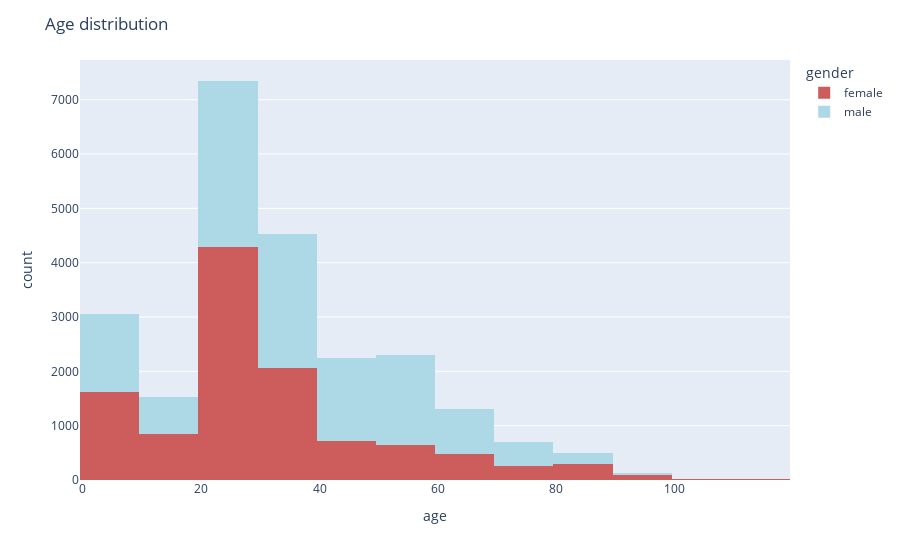

Write notebook code for a chart like this one.
### Markdown cell above
## Plots

### Code cell
fig = px.histogram(df, x="age", nbins=20, color='gender',color_discrete_sequence=['indianred','lightblue'])
fig.update_layout(title_text='Age distribution')
fig.show()

### Figure 1 — Plotly figure (JSON) as saved in the notebook; plotly's stock layout.template omitted (floating-point values rounded to 4 significant figures; data arrays with more than 128 entries replaced by an {"elided": "..."} marker saying what was removed)
{"data": [{"alignmentgroup": "True", "bingroup": "x", "hovertemplate": "gender=female<br>age=%{x}<br>count=%{y}<extra></extra>", "legendgroup": "female", "marker": {"color": "indianred", "pattern": {"shape": ""}}, "name": "female", "nbinsx": 20, "offsetgroup": "female", "orientation": "v", "showlegend": true, "type": "histogram", "x": {"elided": "11314 int values"}, "xaxis": "x", "yaxis": "y"}, {"alignmentgroup": "True", "bingroup": "x", "hovertemplate": "gender=male<br>age=%{x}<br>count=%{y}<extra></extra>", "legendgroup": "male", "marker": {"color": "lightblue", "pattern": {"shape": ""}}, "name": "male", "nbinsx": 20, "offsetgroup": "male", "orientation": "v", "showlegend": true, "type": "histogram", "x": {"elided": "12391 int values"}, "xaxis": "x", "yaxis": "y"}], "layout": {"barmode": "relative", "legend": {"title": {"text": "gender"}, "tracegroupgap": 0}, "margin": {"t": 60}, "title": {"text": "Age distribution"}, "xaxis": {"anchor": "y", "domain": [0, 1], "title": {"text": "age"}}, "yaxis": {"anchor": "x", "domain": [0, 1], "title": {"text": "count"}}}}
